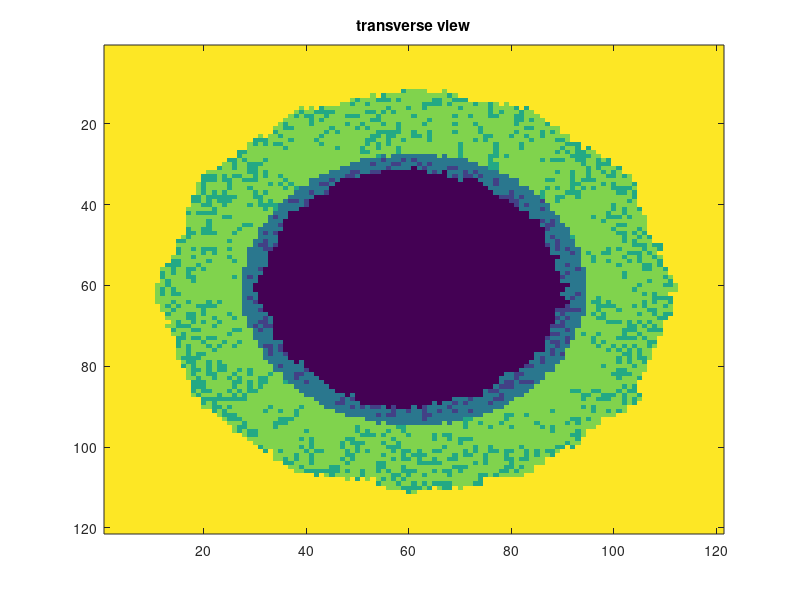

Write the MATLAB code that produced this figure.
% new graph

% lumen --> 0
% SMCintima --> 1
% ECMintima --> 2
% SMCmedia --> 3
% ECMmedia --> 4
% external support --> 5
clear variables
close all
clc

load data3

graph = zeros(121,121);

% SMCintima --> 1 && ECMintima --> 2
for ii=1:121
    for jj=1:121,
        
        if lamina(ii,jj)<=0
            if type_cell(ii,jj) == 1, % smc intima
                graph(ii,jj)=1;
            end
            if type_cell(ii,jj) == 2, % ecm intima
                graph(ii,jj)=2;
            end
            
        else
            if type_cell(ii,jj) == 1, % smc media
                graph(ii,jj)=3;
            end
            if type_cell(ii,jj) == 2, % ecm media
                graph(ii,jj)=4;
            end
            
        end
        
    end
end
clear ii jj

% lumen --> 0
for ii=1:121,
    for jj=1:121,
        
        if lumen_hole(ii,jj) == 1,
            graph(ii,jj) = 0;
        end
        
    end
end
clear ii jj

% external support --> 5
for ii=1:121,
    for jj=1:121,
        
        if external_support(ii,jj) == 1,
            graph(ii,jj) = 5;
        end
        
    end
end
clear ii jj

figure(1)
imagesc(graph)
title('transverse view')

% figure(2)
% surf(graph)
% title('frontal view')

            
                
            